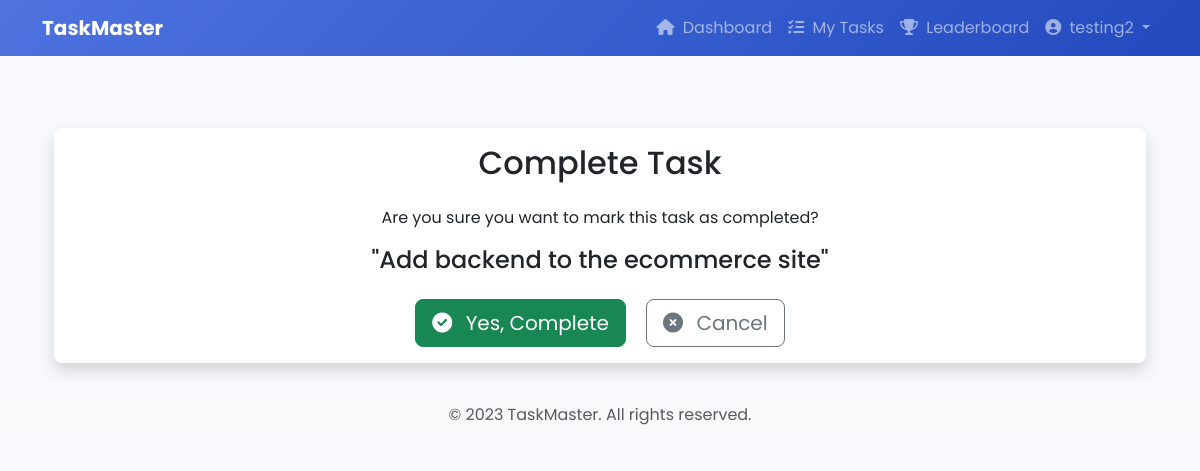
/task/3/complete/ (signed in), run on the app's committed database.
### myapp/models.py (models this page shows, shortened)
class CustomUser(AbstractUser):
    is_admin = models.BooleanField(default=False)
    points = models.IntegerField(default=0)
    rewards = models.IntegerField(default=0)

class Task(models.Model):
    STATUS_CHOICES = [
        ('pending', 'Pending'),
        ('in_progress', 'In Progress'),
        ('completed', 'Completed'),
        ('verified', 'Verified'),
    ]
    title = models.CharField(max_length=200)
    description = models.TextField()
    created_by = models.ForeignKey(CustomUser, on_delete=models.CASCADE, related_name='created_tasks')
    assigned_to = models.ForeignKey(CustomUser, on_delete=models.CASCADE, related_name='assigned_tasks')
    created_at = models.DateTimeField(auto_now_add=True)
    updated_at = models.DateTimeField(auto_now=True)
    due_date = models.DateTimeField()
    status = models.CharField(max_length=20, choices=STATUS_CHOICES, default='pending')
    rating = models.IntegerField(
        null=True,
        blank=True,
        validators=[MinValueValidator(1), MaxValueValidator(5)]
    )
    admin_notes = models.TextField(null=True, blank=True)
    tracker = FieldTracker()  # For tracking field changes

### myapp/views.py (the view)
# urls.py: path('task/<int:pk>/complete/', complete_task, name='complete_task'),
@login_required
def complete_task(request, pk):
    task = get_object_or_404(Task, pk=pk, assigned_to=request.user)
    if request.method == 'POST':
        if task.status == 'in_progress':
            task.status = 'completed'
            task.save()
            messages.success(request, f'Task "{task.title}" has been completed!')
            return redirect('user_tasks')
    context = {'task': task}
    return render(request, 'myapp/task_confirm_complete.html', context)

### myapp/templates/myapp/task_confirm_complete.html (shortened to what this page needs)
{% extends "myapp/base_user.html" %}
{% load static %}
{% block content %}
<div class="container mt-5">
    <div class="card shadow">
        <div class="card-body text-center">
            <h2 class="mb-4">Complete Task</h2>
            <p>Are you sure you want to mark this task as completed?</p>
            <h4 class="mb-4">"{{ task.title }}"</h4>
            <form method="post">
                <button type="submit" class="btn btn-success btn-lg me-3">
                    <i class="fas fa-check-circle me-2"></i> Yes, Complete
                </button>
                <a href="{% url 'user_tasks' %}" class="btn btn-outline-secondary btn-lg">
                    <i class="fas fa-times-circle me-2"></i> Cancel
                </a>
            </form>
        </div>
    </div>
</div>
{% endblock %}

### myapp/templates/myapp/base_user.html (shortened to what this page needs)
{% load static %}
<!DOCTYPE html>
<html lang="en">
<head>
    <link href="https://cdn.jsdelivr.net/npm/bootstrap@5.3.0/dist/css/bootstrap.min.css" rel="stylesheet">
    <link rel="stylesheet" href="https://cdnjs.cloudflare.com/ajax/libs/font-awesome/6.0.0/css/all.min.css">
    <link rel="stylesheet" href="{% static 'css/user.css' %}">
</head>
<body>
    <nav class="navbar navbar-expand-lg navbar-dark bg-gradient-primary">
        <div class="container">
            <a class="navbar-brand fw-bold" href="{% url 'user_dashboard' %}">TaskMaster</a>
            <div class="collapse navbar-collapse" id="navbarNav">
                <ul class="navbar-nav ms-auto">
                    <li class="nav-item">
                        <a class="nav-link" href="{% url 'user_dashboard' %}">
                            <i class="fas fa-home me-1"></i> Dashboard
                        </a>
                    </li>
                    <li class="nav-item">
                        <a class="nav-link" href="{% url 'user_tasks' %}">
                            <i class="fas fa-tasks me-1"></i> My Tasks
                        </a>
                    </li>
                    <li class="nav-item">
                        <a class="nav-link" href="{% url 'userleaderboard' %}">
                            <i class="fas fa-trophy me-1"></i> Leaderboard
                        </a>
                    </li>
                    <li class="nav-item dropdown">
                        <a class="nav-link dropdown-toggle" href="#" id="navbarDropdown" role="button" data-bs-toggle="dropdown">
                            <i class="fas fa-user-circle me-1"></i> {{ request.user.username }}
                        </a>
                    </li>
                </ul>
            </div>
        </div>
    </nav>
    <main class="container py-4">
        {% block content %}{% endblock %}
    </main>
    <footer class="bg-light text-center py-3">
        <div class="container">
            <p class="mb-0 text-muted">© 2023 TaskMaster. All rights reserved.</p>
        </div>
    </footer>
</body>
</html>

### static/css/user.css (style rules this page uses)
:root { --primary-color: #4e73df; --secondary-color: #f8f9fc; --success-color: #1cc88a; --info-color: #36b9cc; --warning-color: #f6c23e; --danger-color: #e74a3b; --light-color: #f8f9fa; --dark-color: #5a5c69; }
body { font-family: 'Poppins', sans-serif; background-color: #f8f9fc; color: #333; }
.bg-gradient-primary { background: linear-gradient(135deg, var(--primary-color) 0%, #224abe 100%); }
.card { border-radius: 0.5rem; border: none; box-shadow: 0 0.15rem 1.75rem 0 rgba(58, 59, 69, 0.15); }

### data on the page
CustomUser: user.username "testing2"
Task: title "Add backend to the ecommerce site"
